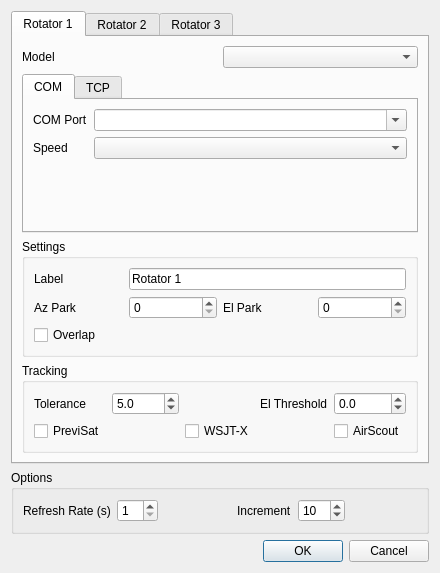
<?xml version="1.0" encoding="UTF-8"?>
<ui version="4.0">
 <class>DialogRotator</class>
 <widget class="QDialog" name="DialogRotator">
  <property name="windowModality">
   <enum>Qt::ApplicationModal</enum>
  </property>
  <property name="geometry">
   <rect>
    <x>0</x>
    <y>0</y>
    <width>440</width>
    <height>573</height>
   </rect>
  </property>
  <property name="windowTitle">
   <string>Rotator Config</string>
  </property>
  <layout class="QGridLayout" name="gridLayout_3" columnstretch="0,0">
   <item row="1" column="0" colspan="2">
    <widget class="QTabWidget" name="tabWidget_dialogRotator">
     <property name="currentIndex">
      <number>0</number>
     </property>
     <widget class="QWidget" name="tab_rotator1">
      <attribute name="title">
       <string>Rotator 1</string>
      </attribute>
      <layout class="QGridLayout" name="gridLayout_4">
       <item row="2" column="0" colspan="2">
        <widget class="QTabWidget" name="tabWidget_comms">
         <property name="currentIndex">
          <number>0</number>
         </property>
         <widget class="QWidget" name="tab_com">
          <attribute name="title">
           <string>COM</string>
          </attribute>
          <layout class="QFormLayout" name="formLayout_2">
           <item row="0" column="0">
            <widget class="QLabel" name="label_comPort">
             <property name="text">
              <string>COM Port</string>
             </property>
             <property name="buddy">
              <cstring>comboBox_comPort</cstring>
             </property>
            </widget>
           </item>
           <item row="0" column="1">
            <widget class="QComboBox" name="comboBox_comPort">
             <property name="editable">
              <bool>true</bool>
             </property>
            </widget>
           </item>
           <item row="1" column="0">
            <widget class="QLabel" name="label_serialSpeed">
             <property name="text">
              <string>Speed</string>
             </property>
             <property name="buddy">
              <cstring>comboBox_serialSpeed</cstring>
             </property>
            </widget>
           </item>
           <item row="1" column="1">
            <widget class="QComboBox" name="comboBox_serialSpeed"/>
           </item>
          </layout>
         </widget>
         <widget class="QWidget" name="tab_tcp">
          <attribute name="title">
           <string>TCP</string>
          </attribute>
          <layout class="QFormLayout" name="formLayout">
           <item row="0" column="0">
            <widget class="QCheckBox" name="checkBox_netRotctl">
             <property name="text">
              <string>NET Rotctl</string>
             </property>
            </widget>
           </item>
           <item row="1" column="0">
            <widget class="QLabel" name="label_ip">
             <property name="text">
              <string>IP address</string>
             </property>
             <property name="buddy">
              <cstring>lineEdit_ip</cstring>
             </property>
            </widget>
           </item>
           <item row="1" column="1">
            <widget class="QLineEdit" name="lineEdit_ip">
             <property name="toolTip">
              <string notr="true">IPaddress:PortNumber</string>
             </property>
            </widget>
           </item>
          </layout>
         </widget>
        </widget>
       </item>
       <item row="3" column="0" colspan="2">
        <widget class="QGroupBox" name="groupBox_settings">
         <property name="title">
          <string>Settings</string>
         </property>
         <layout class="QGridLayout" name="gridLayout_2">
          <item row="1" column="0">
           <widget class="QLabel" name="label_azPark">
            <property name="text">
             <string>Az Park</string>
            </property>
            <property name="buddy">
             <cstring>spinBox_azPark</cstring>
            </property>
           </widget>
          </item>
          <item row="1" column="2">
           <widget class="QLabel" name="label_elPark">
            <property name="enabled">
             <bool>true</bool>
            </property>
            <property name="text">
             <string>El Park</string>
            </property>
            <property name="buddy">
             <cstring>spinBox_elPark</cstring>
            </property>
           </widget>
          </item>
          <item row="0" column="1" colspan="3">
           <widget class="QLineEdit" name="lineEdit_name">
            <property name="text">
             <string>Rotator 1</string>
            </property>
           </widget>
          </item>
          <item row="1" column="3">
           <widget class="QSpinBox" name="spinBox_elPark">
            <property name="enabled">
             <bool>true</bool>
            </property>
            <property name="maximum">
             <number>90</number>
            </property>
           </widget>
          </item>
          <item row="1" column="1">
           <widget class="QSpinBox" name="spinBox_azPark">
            <property name="maximum">
             <number>450</number>
            </property>
           </widget>
          </item>
          <item row="0" column="0">
           <widget class="QLabel" name="label_name">
            <property name="text">
             <string>Label</string>
            </property>
            <property name="buddy">
             <cstring>lineEdit_name</cstring>
            </property>
           </widget>
          </item>
          <item row="2" column="0">
           <widget class="QCheckBox" name="checkBox_overlap">
            <property name="text">
             <string>Overlap</string>
            </property>
           </widget>
          </item>
         </layout>
        </widget>
       </item>
       <item row="0" column="1">
        <widget class="QComboBox" name="comboBox_rotModel"/>
       </item>
       <item row="0" column="0">
        <widget class="QLabel" name="label_rotModel">
         <property name="text">
          <string>Model</string>
         </property>
         <property name="buddy">
          <cstring>comboBox_rotModel</cstring>
         </property>
        </widget>
       </item>
       <item row="4" column="0" colspan="2">
        <widget class="QGroupBox" name="groupBox_tracking">
         <property name="title">
          <string>Tracking</string>
         </property>
         <layout class="QGridLayout" name="gridLayout_7">
          <item row="0" column="0">
           <widget class="QLabel" name="label_tolerance">
            <property name="text">
             <string>Tolerance</string>
            </property>
            <property name="buddy">
             <cstring>doubleSpinBox_tolerance</cstring>
            </property>
           </widget>
          </item>
          <item row="1" column="4">
           <widget class="QCheckBox" name="checkBox_AirScout">
            <property name="text">
             <string>AirScout</string>
            </property>
            <property name="autoExclusive">
             <bool>false</bool>
            </property>
            <property name="tristate">
             <bool>false</bool>
            </property>
           </widget>
          </item>
          <item row="1" column="2">
           <widget class="QCheckBox" name="checkBox_WSJTX">
            <property name="text">
             <string>WSJT-X</string>
            </property>
            <property name="autoExclusive">
             <bool>false</bool>
            </property>
           </widget>
          </item>
          <item row="1" column="0">
           <widget class="QCheckBox" name="checkBox_PreviSat">
            <property name="text">
             <string>PreviSat</string>
            </property>
            <property name="autoExclusive">
             <bool>false</bool>
            </property>
           </widget>
          </item>
          <item row="0" column="1">
           <widget class="QDoubleSpinBox" name="doubleSpinBox_tolerance">
            <property name="decimals">
             <number>1</number>
            </property>
            <property name="maximum">
             <double>90.000000000000000</double>
            </property>
            <property name="value">
             <double>5.000000000000000</double>
            </property>
           </widget>
          </item>
          <item row="0" column="4">
           <widget class="QDoubleSpinBox" name="doubleSpinBox_threshold">
            <property name="decimals">
             <number>1</number>
            </property>
            <property name="minimum">
             <double>-45.000000000000000</double>
            </property>
            <property name="maximum">
             <double>90.000000000000000</double>
            </property>
           </widget>
          </item>
          <item row="0" column="3">
           <widget class="QLabel" name="label_threshold">
            <property name="text">
             <string>El Threshold</string>
            </property>
            <property name="buddy">
             <cstring>doubleSpinBox_threshold</cstring>
            </property>
           </widget>
          </item>
         </layout>
        </widget>
       </item>
      </layout>
     </widget>
     <widget class="QWidget" name="tab_rotator2">
      <attribute name="title">
       <string>Rotator 2</string>
      </attribute>
      <layout class="QGridLayout" name="gridLayout_6">
       <item row="2" column="0" colspan="2">
        <widget class="QTabWidget" name="tabWidget_comms_2">
         <property name="currentIndex">
          <number>0</number>
         </property>
         <widget class="QWidget" name="tab_com_2">
          <attribute name="title">
           <string>COM</string>
          </attribute>
          <layout class="QFormLayout" name="formLayout_3">
           <item row="0" column="0">
            <widget class="QLabel" name="label_comPort_2">
             <property name="text">
              <string>COM Port</string>
             </property>
             <property name="buddy">
              <cstring>comboBox_comPort_2</cstring>
             </property>
            </widget>
           </item>
           <item row="0" column="1">
            <widget class="QComboBox" name="comboBox_comPort_2">
             <property name="editable">
              <bool>true</bool>
             </property>
            </widget>
           </item>
           <item row="1" column="0">
            <widget class="QLabel" name="label_serialSpeed_2">
             <property name="text">
              <string>Speed</string>
             </property>
             <property name="buddy">
              <cstring>comboBox_serialSpeed_2</cstring>
             </property>
            </widget>
           </item>
           <item row="1" column="1">
            <widget class="QComboBox" name="comboBox_serialSpeed_2"/>
           </item>
          </layout>
         </widget>
         <widget class="QWidget" name="tab_tcp_2">
          <attribute name="title">
           <string>TCP</string>
          </attribute>
          <layout class="QFormLayout" name="formLayout_4">
           <item row="0" column="0">
            <widget class="QCheckBox" name="checkBox_netRotctl_2">
             <property name="text">
              <string>NET Rotctl</string>
             </property>
            </widget>
           </item>
           <item row="1" column="0">
            <widget class="QLabel" name="label_ip_2">
             <property name="text">
              <string>IP address</string>
             </property>
             <property name="buddy">
              <cstring>lineEdit_ip_2</cstring>
             </property>
            </widget>
           </item>
           <item row="1" column="1">
            <widget class="QLineEdit" name="lineEdit_ip_2">
             <property name="toolTip">
              <string notr="true">IPaddress:PortNumber</string>
             </property>
            </widget>
           </item>
          </layout>
         </widget>
        </widget>
       </item>
       <item row="3" column="0" colspan="2">
        <widget class="QGroupBox" name="groupBox_settings_2">
         <property name="title">
          <string>Settings</string>
         </property>
         <layout class="QGridLayout" name="gridLayout_5">
          <item row="1" column="3">
           <widget class="QSpinBox" name="spinBox_elPark_2">
            <property name="enabled">
             <bool>true</bool>
            </property>
            <property name="maximum">
             <number>90</number>
            </property>
           </widget>
          </item>
          <item row="1" column="0">
           <widget class="QLabel" name="label_azPark_2">
            <property name="text">
             <string>Az Park</string>
            </property>
            <property name="buddy">
             <cstring>spinBox_azPark_2</cstring>
            </property>
           </widget>
          </item>
          <item row="0" column="0">
           <widget class="QLabel" name="label_name_2">
            <property name="text">
             <string>Label</string>
            </property>
            <property name="buddy">
             <cstring>lineEdit_name_2</cstring>
            </property>
           </widget>
          </item>
          <item row="0" column="1" colspan="3">
           <widget class="QLineEdit" name="lineEdit_name_2">
            <property name="text">
             <string>Rotator 2</string>
            </property>
           </widget>
          </item>
          <item row="1" column="2">
           <widget class="QLabel" name="label_elPark_2">
            <property name="enabled">
             <bool>true</bool>
            </property>
            <property name="text">
             <string>El Park</string>
            </property>
            <property name="buddy">
             <cstring>spinBox_elPark_2</cstring>
            </property>
           </widget>
          </item>
          <item row="1" column="1">
           <widget class="QSpinBox" name="spinBox_azPark_2">
            <property name="maximum">
             <number>450</number>
            </property>
           </widget>
          </item>
          <item row="2" column="0">
           <widget class="QCheckBox" name="checkBox_overlap_2">
            <property name="text">
             <string>Overlap</string>
            </property>
           </widget>
          </item>
         </layout>
        </widget>
       </item>
       <item row="0" column="0">
        <widget class="QLabel" name="label_rotModel_2">
         <property name="text">
          <string>Model</string>
         </property>
         <property name="buddy">
          <cstring>comboBox_rotModel_2</cstring>
         </property>
        </widget>
       </item>
       <item row="0" column="1">
        <widget class="QComboBox" name="comboBox_rotModel_2"/>
       </item>
       <item row="4" column="0" colspan="2">
        <widget class="QGroupBox" name="groupBox_tracking_2">
         <property name="title">
          <string>Tracking</string>
         </property>
         <layout class="QGridLayout" name="gridLayout_8">
          <item row="0" column="0">
           <widget class="QLabel" name="label_tolerance_2">
            <property name="text">
             <string>Tolerance</string>
            </property>
            <property name="buddy">
             <cstring>doubleSpinBox_tolerance_2</cstring>
            </property>
           </widget>
          </item>
          <item row="0" column="4">
           <widget class="QDoubleSpinBox" name="doubleSpinBox_threshold_2">
            <property name="decimals">
             <number>1</number>
            </property>
            <property name="minimum">
             <double>-45.000000000000000</double>
            </property>
            <property name="maximum">
             <double>90.000000000000000</double>
            </property>
           </widget>
          </item>
          <item row="1" column="2">
           <widget class="QCheckBox" name="checkBox_WSJTX_2">
            <property name="text">
             <string>WSJT-X</string>
            </property>
            <property name="autoExclusive">
             <bool>false</bool>
            </property>
           </widget>
          </item>
          <item row="1" column="4">
           <widget class="QCheckBox" name="checkBox_AirScout_2">
            <property name="text">
             <string>AirScout</string>
            </property>
            <property name="autoExclusive">
             <bool>false</bool>
            </property>
            <property name="tristate">
             <bool>false</bool>
            </property>
           </widget>
          </item>
          <item row="1" column="0">
           <widget class="QCheckBox" name="checkBox_PreviSat_2">
            <property name="text">
             <string>PreviSat</string>
            </property>
            <property name="autoExclusive">
             <bool>false</bool>
            </property>
           </widget>
          </item>
          <item row="0" column="3">
           <widget class="QLabel" name="label_threshold_2">
            <property name="text">
             <string>El Threshold</string>
            </property>
            <property name="buddy">
             <cstring>doubleSpinBox_threshold_2</cstring>
            </property>
           </widget>
          </item>
          <item row="0" column="1">
           <widget class="QDoubleSpinBox" name="doubleSpinBox_tolerance_2">
            <property name="decimals">
             <number>1</number>
            </property>
            <property name="maximum">
             <double>90.000000000000000</double>
            </property>
            <property name="value">
             <double>5.000000000000000</double>
            </property>
           </widget>
          </item>
         </layout>
        </widget>
       </item>
      </layout>
     </widget>
     <widget class="QWidget" name="tab_rotator3">
      <attribute name="title">
       <string>Rotator 3</string>
      </attribute>
      <layout class="QGridLayout" name="gridLayout_13">
       <item row="2" column="0" colspan="2">
        <widget class="QGroupBox" name="groupBox_settings_3">
         <property name="title">
          <string>Settings</string>
         </property>
         <layout class="QGridLayout" name="gridLayout_12">
          <item row="0" column="1" colspan="3">
           <widget class="QLineEdit" name="lineEdit_name_3">
            <property name="text">
             <string>Rotator 3</string>
            </property>
           </widget>
          </item>
          <item row="0" column="0">
           <widget class="QLabel" name="label_name_3">
            <property name="text">
             <string>Label</string>
            </property>
            <property name="buddy">
             <cstring>lineEdit_name_2</cstring>
            </property>
           </widget>
          </item>
          <item row="1" column="3">
           <widget class="QSpinBox" name="spinBox_elPark_3">
            <property name="enabled">
             <bool>true</bool>
            </property>
            <property name="maximum">
             <number>90</number>
            </property>
           </widget>
          </item>
          <item row="1" column="0">
           <widget class="QLabel" name="label_azPark_3">
            <property name="text">
             <string>Az Park</string>
            </property>
            <property name="buddy">
             <cstring>spinBox_azPark_2</cstring>
            </property>
           </widget>
          </item>
          <item row="1" column="2">
           <widget class="QLabel" name="label_elPark_3">
            <property name="enabled">
             <bool>true</bool>
            </property>
            <property name="text">
             <string>El Park</string>
            </property>
            <property name="buddy">
             <cstring>spinBox_elPark_2</cstring>
            </property>
           </widget>
          </item>
          <item row="1" column="1">
           <widget class="QSpinBox" name="spinBox_azPark_3">
            <property name="maximum">
             <number>450</number>
            </property>
           </widget>
          </item>
          <item row="2" column="0">
           <widget class="QCheckBox" name="checkBox_overlap_3">
            <property name="text">
             <string>Overlap</string>
            </property>
           </widget>
          </item>
         </layout>
        </widget>
       </item>
       <item row="0" column="0">
        <widget class="QLabel" name="label_rotModel_3">
         <property name="text">
          <string>Model</string>
         </property>
         <property name="buddy">
          <cstring>comboBox_rotModel_2</cstring>
         </property>
        </widget>
       </item>
       <item row="1" column="0" colspan="2">
        <widget class="QTabWidget" name="tabWidget_comms_3">
         <property name="currentIndex">
          <number>0</number>
         </property>
         <widget class="QWidget" name="tab_com_3">
          <attribute name="title">
           <string>COM</string>
          </attribute>
          <layout class="QFormLayout" name="formLayout_11">
           <item row="0" column="0">
            <widget class="QLabel" name="label_comPort_3">
             <property name="text">
              <string>COM Port</string>
             </property>
             <property name="buddy">
              <cstring>comboBox_comPort_2</cstring>
             </property>
            </widget>
           </item>
           <item row="0" column="1">
            <widget class="QComboBox" name="comboBox_comPort_3">
             <property name="editable">
              <bool>true</bool>
             </property>
            </widget>
           </item>
           <item row="1" column="0">
            <widget class="QLabel" name="label_serialSpeed_3">
             <property name="text">
              <string>Speed</string>
             </property>
             <property name="buddy">
              <cstring>comboBox_serialSpeed_2</cstring>
             </property>
            </widget>
           </item>
           <item row="1" column="1">
            <widget class="QComboBox" name="comboBox_serialSpeed_3"/>
           </item>
          </layout>
         </widget>
         <widget class="QWidget" name="tab_tcp_3">
          <attribute name="title">
           <string>TCP</string>
          </attribute>
          <layout class="QFormLayout" name="formLayout_12">
           <item row="0" column="0">
            <widget class="QCheckBox" name="checkBox_netRotctl_3">
             <property name="text">
              <string>NET Rotctl</string>
             </property>
            </widget>
           </item>
           <item row="1" column="0">
            <widget class="QLabel" name="label_ip_3">
             <property name="text">
              <string>IP address</string>
             </property>
             <property name="buddy">
              <cstring>lineEdit_ip_2</cstring>
             </property>
            </widget>
           </item>
           <item row="1" column="1">
            <widget class="QLineEdit" name="lineEdit_ip_3">
             <property name="toolTip">
              <string notr="true">IPaddress:PortNumber</string>
             </property>
            </widget>
           </item>
          </layout>
         </widget>
        </widget>
       </item>
       <item row="0" column="1">
        <widget class="QComboBox" name="comboBox_rotModel_3"/>
       </item>
       <item row="3" column="0" colspan="2">
        <widget class="QGroupBox" name="groupBox_tracking_3">
         <property name="title">
          <string>Tracking</string>
         </property>
         <layout class="QGridLayout" name="gridLayout_9">
          <item row="0" column="3">
           <widget class="QLabel" name="label_threshold_3">
            <property name="text">
             <string>El Threshold</string>
            </property>
            <property name="buddy">
             <cstring>doubleSpinBox_threshold_3</cstring>
            </property>
           </widget>
          </item>
          <item row="1" column="0">
           <widget class="QCheckBox" name="checkBox_PreviSat_3">
            <property name="text">
             <string>PreviSat</string>
            </property>
            <property name="autoExclusive">
             <bool>false</bool>
            </property>
           </widget>
          </item>
          <item row="0" column="4">
           <widget class="QDoubleSpinBox" name="doubleSpinBox_threshold_3">
            <property name="decimals">
             <number>1</number>
            </property>
            <property name="minimum">
             <double>-45.000000000000000</double>
            </property>
            <property name="maximum">
             <double>90.000000000000000</double>
            </property>
           </widget>
          </item>
          <item row="0" column="0">
           <widget class="QLabel" name="label_tolerance_3">
            <property name="text">
             <string>Tolerance</string>
            </property>
            <property name="buddy">
             <cstring>doubleSpinBox_tolerance_3</cstring>
            </property>
           </widget>
          </item>
          <item row="0" column="1">
           <widget class="QDoubleSpinBox" name="doubleSpinBox_tolerance_3">
            <property name="decimals">
             <number>1</number>
            </property>
            <property name="maximum">
             <double>90.000000000000000</double>
            </property>
            <property name="value">
             <double>5.000000000000000</double>
            </property>
           </widget>
          </item>
          <item row="1" column="4">
           <widget class="QCheckBox" name="checkBox_AirScout_3">
            <property name="text">
             <string>AirScout</string>
            </property>
            <property name="autoExclusive">
             <bool>false</bool>
            </property>
            <property name="tristate">
             <bool>false</bool>
            </property>
           </widget>
          </item>
          <item row="1" column="2">
           <widget class="QCheckBox" name="checkBox_WSJTX_3">
            <property name="text">
             <string>WSJT-X</string>
            </property>
            <property name="autoExclusive">
             <bool>false</bool>
            </property>
           </widget>
          </item>
         </layout>
        </widget>
       </item>
      </layout>
     </widget>
    </widget>
   </item>
   <item row="2" column="0" colspan="2">
    <widget class="QGroupBox" name="groupBox_options">
     <property name="title">
      <string>Options</string>
     </property>
     <layout class="QGridLayout" name="gridLayout">
      <item row="1" column="2">
       <widget class="QSpinBox" name="spinBox_refreshRate">
        <property name="minimum">
         <number>1</number>
        </property>
        <property name="maximum">
         <number>10</number>
        </property>
       </widget>
      </item>
      <item row="1" column="0">
       <widget class="QLabel" name="label_refreshRate">
        <property name="text">
         <string>Refresh Rate (s)</string>
        </property>
        <property name="buddy">
         <cstring>spinBox_refreshRate</cstring>
        </property>
       </widget>
      </item>
      <item row="1" column="5">
       <widget class="QSpinBox" name="spinBox_incrementAz">
        <property name="minimum">
         <number>1</number>
        </property>
        <property name="maximum">
         <number>180</number>
        </property>
        <property name="value">
         <number>10</number>
        </property>
       </widget>
      </item>
      <item row="1" column="4">
       <widget class="QLabel" name="label_incrementAz">
        <property name="text">
         <string>Increment</string>
        </property>
        <property name="buddy">
         <cstring>spinBox_incrementAz</cstring>
        </property>
       </widget>
      </item>
      <item row="1" column="3">
       <spacer name="horizontalSpacer">
        <property name="orientation">
         <enum>Qt::Horizontal</enum>
        </property>
        <property name="sizeHint" stdset="0">
         <size>
          <width>40</width>
          <height>20</height>
         </size>
        </property>
       </spacer>
      </item>
      <item row="1" column="6">
       <spacer name="horizontalSpacer_2">
        <property name="orientation">
         <enum>Qt::Horizontal</enum>
        </property>
        <property name="sizeHint" stdset="0">
         <size>
          <width>40</width>
          <height>20</height>
         </size>
        </property>
       </spacer>
      </item>
     </layout>
    </widget>
   </item>
   <item row="3" column="0" colspan="2">
    <widget class="QDialogButtonBox" name="buttonBox">
     <property name="orientation">
      <enum>Qt::Horizontal</enum>
     </property>
     <property name="standardButtons">
      <set>QDialogButtonBox::Cancel|QDialogButtonBox::Ok</set>
     </property>
    </widget>
   </item>
  </layout>
 </widget>
 <tabstops>
  <tabstop>tabWidget_dialogRotator</tabstop>
  <tabstop>comboBox_rotModel</tabstop>
  <tabstop>tabWidget_comms</tabstop>
  <tabstop>comboBox_comPort</tabstop>
  <tabstop>comboBox_serialSpeed</tabstop>
  <tabstop>lineEdit_name</tabstop>
  <tabstop>spinBox_azPark</tabstop>
  <tabstop>spinBox_elPark</tabstop>
  <tabstop>checkBox_overlap</tabstop>
  <tabstop>checkBox_WSJTX</tabstop>
  <tabstop>checkBox_AirScout</tabstop>
  <tabstop>spinBox_refreshRate</tabstop>
  <tabstop>spinBox_incrementAz</tabstop>
  <tabstop>comboBox_rotModel_2</tabstop>
  <tabstop>tabWidget_comms_2</tabstop>
  <tabstop>comboBox_comPort_2</tabstop>
  <tabstop>comboBox_serialSpeed_2</tabstop>
  <tabstop>lineEdit_name_2</tabstop>
  <tabstop>spinBox_azPark_2</tabstop>
  <tabstop>spinBox_elPark_2</tabstop>
  <tabstop>checkBox_overlap_2</tabstop>
  <tabstop>comboBox_rotModel_3</tabstop>
  <tabstop>tabWidget_comms_3</tabstop>
  <tabstop>comboBox_comPort_3</tabstop>
  <tabstop>comboBox_serialSpeed_3</tabstop>
  <tabstop>lineEdit_name_3</tabstop>
  <tabstop>spinBox_azPark_3</tabstop>
  <tabstop>spinBox_elPark_3</tabstop>
  <tabstop>checkBox_overlap_3</tabstop>
  <tabstop>checkBox_netRotctl_2</tabstop>
  <tabstop>lineEdit_ip_2</tabstop>
  <tabstop>lineEdit_ip_3</tabstop>
  <tabstop>lineEdit_ip</tabstop>
  <tabstop>checkBox_netRotctl_3</tabstop>
  <tabstop>checkBox_netRotctl</tabstop>
 </tabstops>
 <resources/>
 <connections>
  <connection>
   <sender>buttonBox</sender>
   <signal>accepted()</signal>
   <receiver>DialogRotator</receiver>
   <slot>accept()</slot>
   <hints>
    <hint type="sourcelabel">
     <x>281</x>
     <y>561</y>
    </hint>
    <hint type="destinationlabel">
     <x>157</x>
     <y>274</y>
    </hint>
   </hints>
  </connection>
  <connection>
   <sender>buttonBox</sender>
   <signal>rejected()</signal>
   <receiver>DialogRotator</receiver>
   <slot>reject()</slot>
   <hints>
    <hint type="sourcelabel">
     <x>349</x>
     <y>561</y>
    </hint>
    <hint type="destinationlabel">
     <x>286</x>
     <y>274</y>
    </hint>
   </hints>
  </connection>
 </connections>
</ui>
